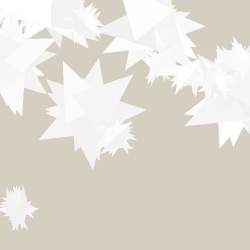
Frame 1 (no input)
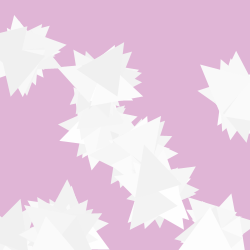
Frame 60 (the mouse pressed at the canvas centre just before this capture)
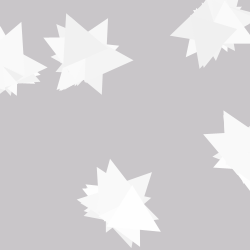
Frame 120 (the mouse held since frame 60 and released just before this capture)

The Processing sketch that drew these frames (run headless with seeded random() and noise(); from frame 60 on, the mouse is pressed at the canvas centre):

// Processing sketch: processing_2171
// ── processing_2171.pde

int STAR_COUNT = 15;
float t;
float[] xs = new float[STAR_COUNT];
float[] ys = new float[STAR_COUNT];

void setup() {
  size(250, 250);
  noStroke();
  newPositions();
  frameRate(24);
}

void draw() {

  background(random(200, 250), random(180, 215), random(180, 230));

  t += 0.25;
  if(t >= 2) {
    t = 0;
    newPositions();
  }

  for(int i = STAR_COUNT - 1; i >= 0; i--) {
    float tt = t + (i / 5);
    if(tt >= 2) tt -= 2;
    explosion(tt, xs[i], ys[i]);
  }  
}

void explosion(float t, float posX, float posY) {
  for(int i = 0; i < 50; i++) {
    fill(random(240, 255));
    float r = random(TWO_PI);
    triangle(
    posX + (cos(r - HALF_PI) * i * .50),
    posY + (sin(r - HALF_PI) * i * .50),
    posX + (cos(r + HALF_PI) * i * .50),
    posY + (sin(r + HALF_PI) * i * .50),
    posX + (cos(r) * i * t),
    posY + (sin(r) * i * t));           
  }
}

void newPositions() {
  for(int i = 0; i < STAR_COUNT; i++) {
    xs[i] = random(width);
    ys[i] = random(height); 
  }
}
